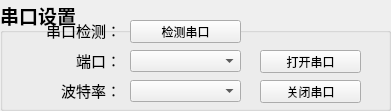
   <widget class="QGroupBox" name="groupBox_4">
    <property name="geometry">
     <rect>
      <x>380</x>
      <y>40</y>
      <width>391</width>
      <height>111</height>
     </rect>
    </property>
    <property name="font">
     <font>
      <family>宋体</family>
      <pointsize>14</pointsize>
      <weight>75</weight>
      <bold>true</bold>
     </font>
    </property>
    <property name="title">
     <string>串口设置</string>
    </property>
    <widget class="QLabel" name="label_3">
     <property name="geometry">
      <rect>
       <x>20</x>
       <y>50</y>
       <width>101</width>
       <height>21</height>
      </rect>
     </property>
     <property name="font">
      <font>
       <family>宋体</family>
       <pointsize>11</pointsize>
       <weight>50</weight>
       <bold>false</bold>
      </font>
     </property>
     <property name="text">
      <string>端口：</string>
     </property>
     <property name="alignment">
      <set>Qt::AlignRight|Qt::AlignTrailing|Qt::AlignVCenter</set>
     </property>
    </widget>
    <widget class="QComboBox" name="comboBox">
     <property name="geometry">
      <rect>
       <x>130</x>
       <y>50</y>
       <width>111</width>
       <height>22</height>
      </rect>
     </property>
     <property name="font">
      <font>
       <family>宋体</family>
       <pointsize>9</pointsize>
       <weight>50</weight>
       <bold>false</bold>
      </font>
     </property>
     <property name="currentText">
      <string/>
     </property>
    </widget>
    <widget class="QComboBox" name="comboBox_2">
     <property name="geometry">
      <rect>
       <x>130</x>
       <y>80</y>
       <width>111</width>
       <height>22</height>
      </rect>
     </property>
     <property name="font">
      <font>
       <family>宋体</family>
       <pointsize>9</pointsize>
       <weight>50</weight>
       <bold>false</bold>
      </font>
     </property>
     <property name="currentText">
      <string/>
     </property>
    </widget>
    <widget class="QLabel" name="label_4">
     <property name="geometry">
      <rect>
       <x>30</x>
       <y>80</y>
       <width>91</width>
       <height>21</height>
      </rect>
     </property>
     <property name="font">
      <font>
       <family>宋体</family>
       <pointsize>11</pointsize>
       <weight>50</weight>
       <bold>false</bold>
      </font>
     </property>
     <property name="text">
      <string>波特率：</string>
     </property>
     <property name="alignment">
      <set>Qt::AlignRight|Qt::AlignTrailing|Qt::AlignVCenter</set>
     </property>
    </widget>
    <widget class="QLabel" name="label_16">
     <property name="geometry">
      <rect>
       <x>20</x>
       <y>20</y>
       <width>101</width>
       <height>21</height>
      </rect>
     </property>
     <property name="font">
      <font>
       <family>宋体</family>
       <pointsize>11</pointsize>
       <weight>50</weight>
       <bold>false</bold>
      </font>
     </property>
     <property name="text">
      <string>串口检测：</string>
     </property>
     <property name="alignment">
      <set>Qt::AlignRight|Qt::AlignTrailing|Qt::AlignVCenter</set>
     </property>
    </widget>
    <widget class="QPushButton" name="pushButton_4">
     <property name="geometry">
      <rect>
       <x>130</x>
       <y>20</y>
       <width>111</width>
       <height>23</height>
      </rect>
     </property>
     <property name="font">
      <font>
       <family>宋体</family>
       <pointsize>9</pointsize>
       <weight>50</weight>
       <bold>false</bold>
      </font>
     </property>
     <property name="text">
      <string>检测串口</string>
     </property>
    </widget>
    <widget class="QLabel" name="label_41">
     <property name="geometry">
      <rect>
       <x>260</x>
       <y>20</y>
       <width>101</width>
       <height>21</height>
      </rect>
     </property>
     <property name="font">
      <font>
       <family>宋体</family>
       <pointsize>9</pointsize>
       <weight>50</weight>
       <bold>false</bold>
      </font>
     </property>
     <property name="text">
      <string/>
     </property>
     <property name="alignment">
      <set>Qt::AlignCenter</set>
     </property>
    </widget>
    <widget class="QPushButton" name="pushButton_15">
     <property name="geometry">
      <rect>
       <x>260</x>
       <y>50</y>
       <width>101</width>
       <height>23</height>
      </rect>
     </property>
     <property name="font">
      <font>
       <family>宋体</family>
       <pointsize>9</pointsize>
       <weight>50</weight>
       <bold>false</bold>
      </font>
     </property>
     <property name="text">
      <string>打开串口</string>
     </property>
    </widget>
    <widget class="QPushButton" name="pushButton_16">
     <property name="geometry">
      <rect>
       <x>260</x>
       <y>80</y>
       <width>101</width>
       <height>23</height>
      </rect>
     </property>
     <property name="font">
      <font>
       <family>宋体</family>
       <pointsize>9</pointsize>
       <weight>50</weight>
       <bold>false</bold>
      </font>
     </property>
     <property name="text">
      <string>关闭串口</string>
     </property>
    </widget>
   </widget>
